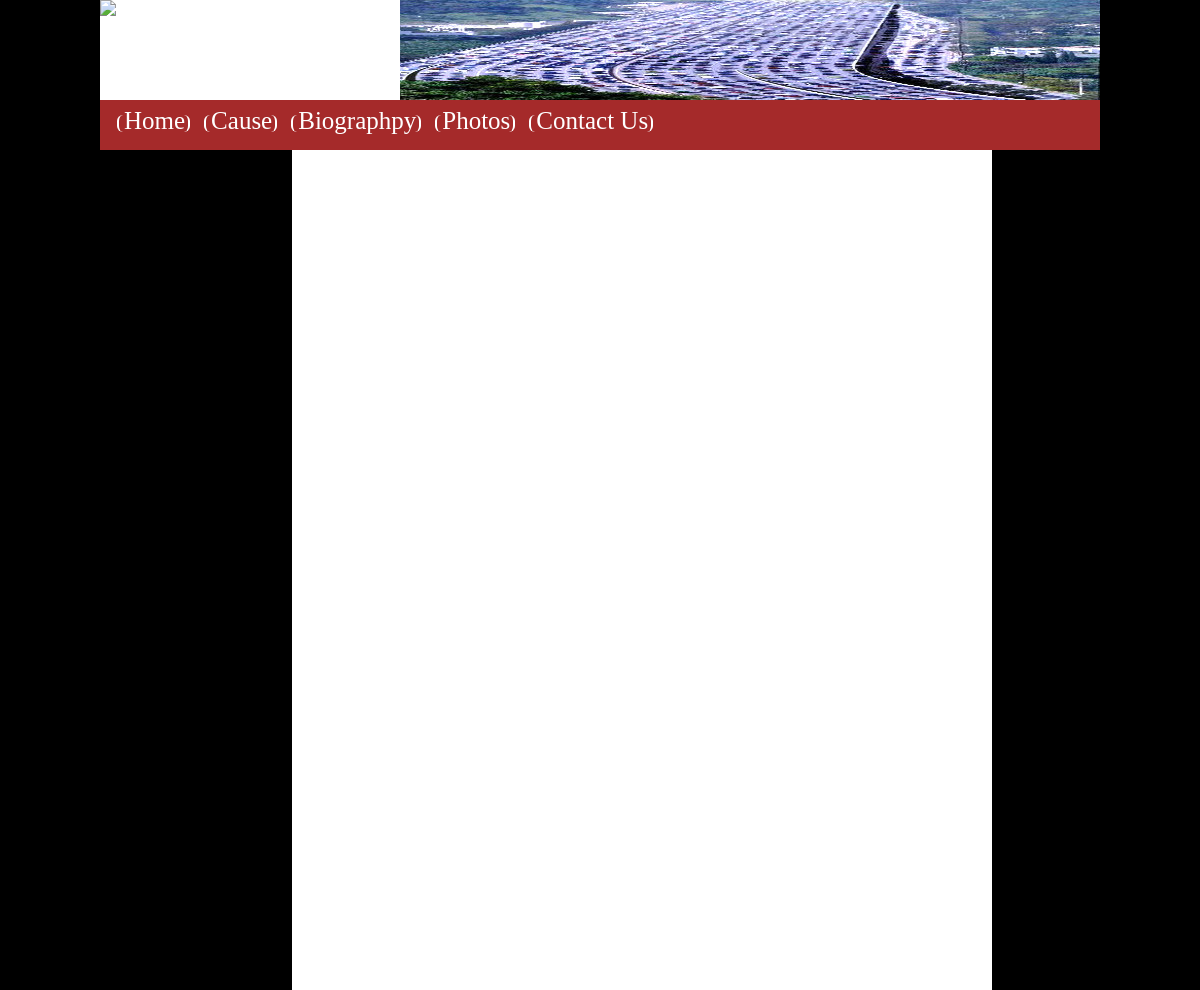
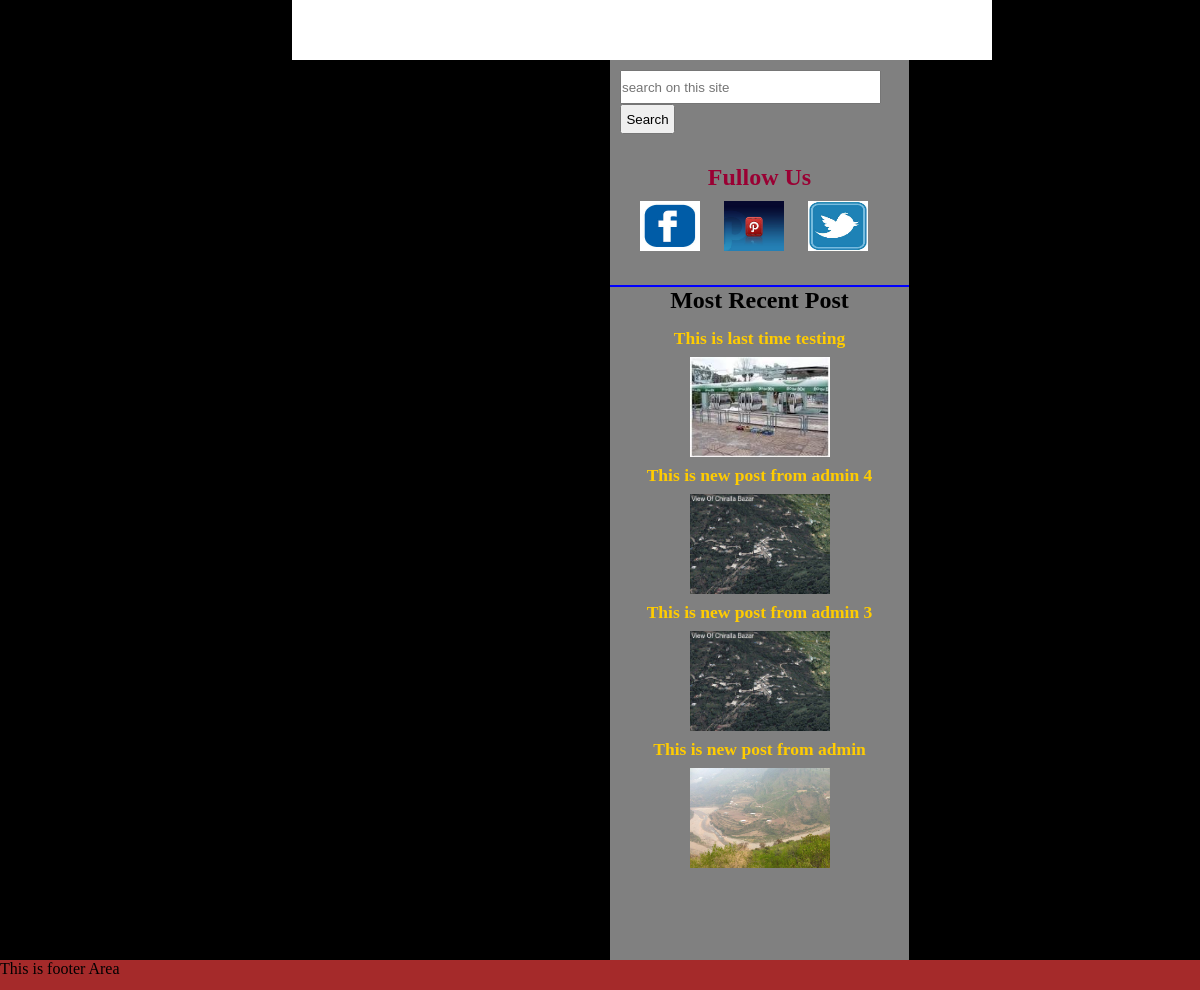
The page /pages.php on the database its author committed (2 pictures, top to bottom).
### tables this page shows
CREATE TABLE IF NOT EXISTS `post` (
  `post_id` int(10) NOT NULL AUTO_INCREMENT,
  `post_title` varchar(100) NOT NULL,
  `post_date` date NOT NULL,
  `post_author` varchar(100) NOT NULL,
  `post_image` text NOT NULL,
  `post_keywords` text NOT NULL,
  `post_content` text NOT NULL,
  PRIMARY KEY (`post_id`)
);

### includes/sideArea.php (the view, shortened to what this page needs)
	<div id="sideArea">
			<div id="Search_Record">
					<form action="search.php" method="get" enctype="multipart/form-data">
    					<input type="text" placeholder="search on this site" name="value" size="30" style="height:30px"/>
        				<input type="submit" name="search" value="Search" style="height:30px; width:55px" />
    				</form>
			</div>
			<div id="social_media">
										<h3 align="center">Fullow Us</h3>
                    <a href="http://www.facebook.com/nanho.kalho" target="_blank"><img src="images/facebook.jpg"/></a>
						<img src="images/Pin.jpg" />
						<img src="images/twitter.jpg" />
				</div>
										<h2 align="center">Most Recent Post</h2>
				<div id="sidebar_links">
<?php
			$query = "select * from post order by 1 DESC LIMIT 0,4";
			$record = mysql_query($query);
				while ($row = mysql_fetch_array($record)){
					$id = $row['post_id'];
					$title = $row['post_title'];
					$image = $row['post_image'];
						echo "<a href=\"pages.php?id=$id\"> <h3 align='center'>$title</h3>  </a>";
						echo "<p align='center'><a href=\"pages.php?id=$id\"><img src='images/$image' width='140' height='100'></a></p>";
				}
?>
			</div>
			</div>

### projectOne_style.css (style rules this page uses)
* { margin:0px; padding:0px }
body { background:black; margin:0px; padding:0px; }
#sideArea { width:299px; height:900px;margin-right:291px;float:right; background:gray; }
#social_media { padding:20px; border-bottom:2px solid blue; }
#social_media img { width:60px; height:50px; margin:5px; padding:5px; }
#social_media h3 { text-align:center; font-family:Georgia, "Times New Roman", Times, serif; font-size:24px; color:#903; }
#sidebar_links { padding:6px; }
#sidebar_links a:link { font-size:15px; text-decoration:none; }
#sidebar_links h3 { padding:8px; color:#FC0; }
#Search_Record { align:center; margin:10px; }

### rows shown on the page
post: post_title "This is last time testing", post_image (picture)
post: post_title "This is new post from admin 4", post_image (picture)
post: post_title "This is new post from admin 3", post_image (picture)
post: post_title "This is new post from admin", post_image (picture)
